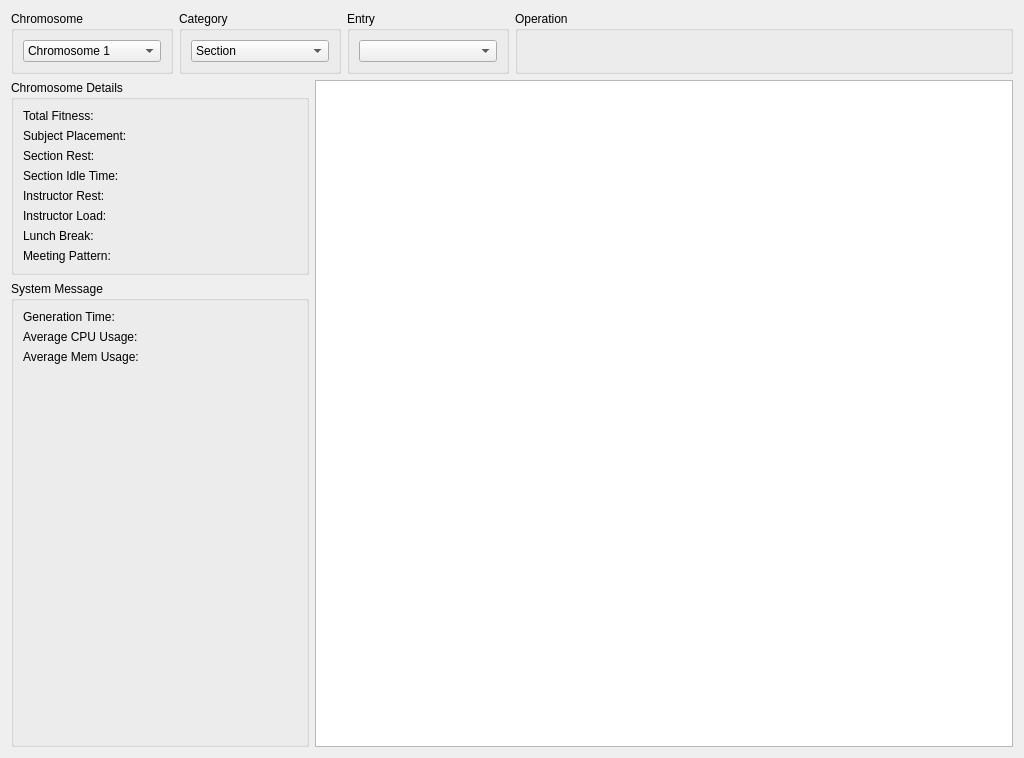
<?xml version="1.0" encoding="UTF-8"?>
<ui version="4.0">
 <class>Dialog</class>
 <widget class="QDialog" name="Dialog">
  <property name="geometry">
   <rect>
    <x>0</x>
    <y>0</y>
    <width>1024</width>
    <height>758</height>
   </rect>
  </property>
  <property name="minimumSize">
   <size>
    <width>875</width>
    <height>559</height>
   </size>
  </property>
  <property name="maximumSize">
   <size>
    <width>1024</width>
    <height>758</height>
   </size>
  </property>
  <property name="windowTitle">
   <string>Result Viewer</string>
  </property>
  <layout class="QVBoxLayout" name="verticalLayout">
   <item>
    <layout class="QHBoxLayout" name="horizontalLayout">
     <item>
      <layout class="QHBoxLayout" name="horizontalLayout_2">
       <item>
        <widget class="QGroupBox" name="groupBox_3">
         <property name="title">
          <string>Chromosome</string>
         </property>
         <layout class="QVBoxLayout" name="verticalLayout_4">
          <item>
           <widget class="QComboBox" name="cmbChromosome">
            <item>
             <property name="text">
              <string>Chromosome 1</string>
             </property>
            </item>
            <item>
             <property name="text">
              <string>Chromosome 2</string>
             </property>
            </item>
            <item>
             <property name="text">
              <string>Chromosome 3</string>
             </property>
            </item>
            <item>
             <property name="text">
              <string>Chromosome 4</string>
             </property>
            </item>
            <item>
             <property name="text">
              <string>Chromosome 5</string>
             </property>
            </item>
           </widget>
          </item>
         </layout>
        </widget>
       </item>
       <item>
        <widget class="QGroupBox" name="groupBox">
         <property name="title">
          <string>Category</string>
         </property>
         <layout class="QVBoxLayout" name="verticalLayout_3">
          <item>
           <widget class="QComboBox" name="cmbCategory">
            <item>
             <property name="text">
              <string>Section</string>
             </property>
            </item>
            <item>
             <property name="text">
              <string>Room</string>
             </property>
            </item>
            <item>
             <property name="text">
              <string>Instructor</string>
             </property>
            </item>
           </widget>
          </item>
         </layout>
        </widget>
       </item>
       <item>
        <widget class="QGroupBox" name="groupBox_2">
         <property name="title">
          <string>Entry</string>
         </property>
         <layout class="QVBoxLayout" name="verticalLayout_2">
          <item>
           <widget class="QComboBox" name="cmbEntry"/>
          </item>
         </layout>
        </widget>
       </item>
      </layout>
     </item>
     <item>
      <widget class="QGroupBox" name="groupBox_6">
       <property name="title">
        <string>Operation</string>
       </property>
       <layout class="QHBoxLayout" name="horizontalLayout_3">
        <item>
         <widget class="QPushButton" name="btnExport">
          <property name="text">
           <string>Export Result</string>
          </property>
         </widget>
         <widget class="QPushButton" name="btnViewCompleteRes">
          <property name="text">
           <string>View Complete Result</string>
          </property>
         </widget>
        </item> 
       </layout>
      </widget>
     </item>
    </layout>
   </item>
   <item>
    <layout class="QHBoxLayout" name="horizontalLayout_4">
     <item>
      <layout class="QVBoxLayout" name="verticalLayout_7">
       <item>
        <widget class="QGroupBox" name="groupBox_4">
         <property name="title">
          <string>Chromosome Details</string>
         </property>
         <layout class="QVBoxLayout" name="verticalLayout_5">
          <item>
           <widget class="QLabel" name="lblFit">
            <property name="text">
             <string>Total Fitness:</string>
            </property>
           </widget>
          </item>
          <item>
           <widget class="QLabel" name="lblSbj">
            <property name="text">
             <string>Subject Placement: </string>
            </property>
           </widget>
          </item>
          <item>
           <widget class="QLabel" name="lblSecRest">
            <property name="text">
             <string>Section Rest: </string>
            </property>
           </widget>
          </item>
          <item>
           <widget class="QLabel" name="lblSecIdle">
            <property name="text">
             <string>Section Idle Time:</string>
            </property>
           </widget>
          </item>
          <item>
           <widget class="QLabel" name="lblInstrRest">
            <property name="text">
             <string>Instructor Rest: </string>
            </property>
           </widget>
          </item>
          <item>
           <widget class="QLabel" name="lblInstrLoad">
            <property name="text">
             <string>Instructor Load:</string>
            </property>
           </widget>
          </item>
          <item>
           <widget class="QLabel" name="lblLunch">
            <property name="text">
             <string>Lunch Break:</string>
            </property>
           </widget>
          </item>
          <item>
           <widget class="QLabel" name="lblMeet">
            <property name="text">
             <string>Meeting Pattern: </string>
            </property>
           </widget>
          </item>
         </layout>
        </widget>
       </item>
       <item>
        <widget class="QGroupBox" name="groupProblems">
         <property name="title">
          <string>System Message</string>
         </property>
         <layout class="QVBoxLayout" name="verticalLayout_6">
          <item>
           <widget class="QLabel" name="lblTime">
            <property name="text">
             <string>Generation Time:</string>
            </property>
           </widget>
          </item>
          <item>
           <widget class="QLabel" name="lblCPU">
            <property name="text">
             <string>Average CPU Usage:</string>
            </property>
           </widget>
          </item>
          <item>
           <widget class="QLabel" name="lblMemory">
            <property name="text">
             <string>Average Mem Usage:</string>
            </property>
           </widget>
          </item>
          <item>
           <spacer name="verticalSpacer">
            <property name="orientation">
             <enum>Qt::Vertical</enum>
            </property>
            <property name="sizeHint" stdset="0">
             <size>
              <width>20</width>
              <height>40</height>
             </size>
            </property>
           </spacer>
          </item>
         </layout>
        </widget>
       </item>
      </layout>
     </item>
     <item>
      <widget class="QTableView" name="tableResult">
       <property name="minimumSize">
        <size>
         <width>698</width>
         <height>300</height>
        </size>
       </property>
       <property name="maximumSize">
        <size>
         <width>698</width>
         <height>3000</height>
        </size>
       </property>
      </widget>
     </item>
    </layout>
   </item>
  </layout>
 </widget>
 <resources/>
 <connections/>
</ui>
